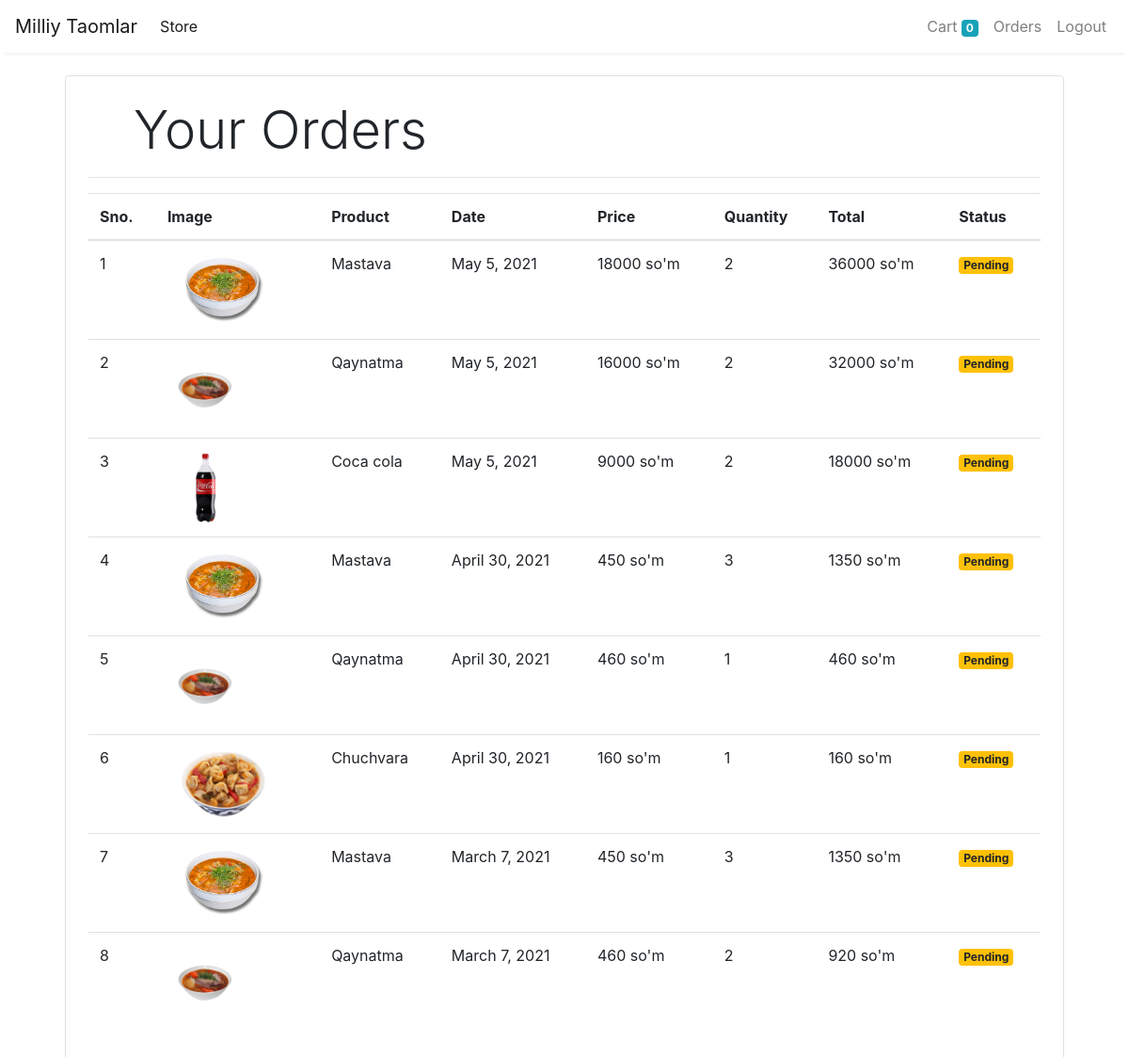
Screenshot of /orders (signed in) with the database file from the repository.
### store/models/orders.py (models this page shows, shortened)
class Order(models.Model):
    product = models.ForeignKey(Product,
                                on_delete=models.CASCADE)
    customer = models.ForeignKey(Customer,
                                 on_delete=models.CASCADE)
    quantity = models.IntegerField(default=1)
    price = models.IntegerField()
    address = models.CharField(max_length=50, default='', blank=True)
    phone = models.CharField(max_length=50, default='', blank=True)
    date = models.DateField(default=datetime.datetime.today)
    status = models.BooleanField(default=False)
    @staticmethod
    def get_orders_by_customer(customer_id):
        return Order.objects.filter(customer=customer_id).order_by('-date')

### store/models/product.py (models this page shows, shortened)
class Product(models.Model):
    name = models.CharField(max_length=50)
    price = models.IntegerField(default=0)
    category = models.ForeignKey(Category, on_delete=models.CASCADE, default=1)
    description = models.CharField(max_length=200, default='' , null=True , blank=True)
    image = models.ImageField(upload_to='uploads/products/')

### store/middlewares/auth.py (the view)
    def middleware(request):
        print(request.session.get('customer'))
        returnUrl = request.META['PATH_INFO']
        print(request.META['PATH_INFO'])
        if not request.session.get('customer'):
           return redirect(f'login?return_url={returnUrl}')
        response = get_response(request)
        return response

### store/templatetags/custom_filter.py (called while the page is built)
@register.filter(name='currency')
def currency(number):
    return " "+str(number)+" so'm"

@register.filter(name='multiply')
def multiply(number , number1):
    return number * number1

### store/views/orders.py (called while the page is built)
    def get(self , request ):
        customer = request.session.get('customer')
        orders = Order.get_orders_by_customer(customer)
        print(orders)
        return render(request , 'orders.html'  , {'orders' : orders})

### store/templates/orders.html
{% extends 'base.html' %}
{% block content %}
{% load cart %}
{% load custom_filter %}
<div class="container">
   <div class="border rounded p-4 m-4">
        <p class="display-4 pl-4 ml-4">Your Orders</p>
        <hr>
        <table class="table">
            <thead>
                <tr>
                    <th>Sno.</th>
                    <th>Image</th>
                    <th>Product</th>
                    <th>Date</th>
                    <th>Price</th>
                    <th>Quantity</th>
                    <th>Total</th>
                    <th>Status</th>
                </tr>
            </thead>
            <tbody>
                {% for order in orders %}
                <tr>
                    <td>{{forloop.counter}}</td>
                    <td><img style="height: 80px;" class="rounded-circle" src="{{order.product.image.url}}" alt=""></td>
                    <td>{{order.product.name}}</td>
                    <td>{{order.date}}</td>
                    <td>{{order.price|currency}}</td>
                    <td>{{order.quantity}}</td>
                    <td>{{order.quantity|multiply:order.price|currency}}</td>
                    {% if order.status %}
                    <td><small class="badge badge-success">Completed</small></td>
                    {%else%}
                    <td><small class="badge badge-warning">Pending</small></td>
                    {% endif %}
                </tr>
                {% endfor %}
            </tbody>
        </table>
   </div>
</div>
{% endblock %}

### store/templates/base.html (shortened to what this page needs)
<!doctype html>
<html lang="en">
<head>
  <link rel="stylesheet" href="https://maxcdn.bootstrapcdn.com/bootstrap/4.0.0/css/bootstrap.min.css"
>
</head>
<body>
  <nav class="one-edge-shadow
  sticky-top navbar
  navbar-expand-lg
   navbar-light bg-white">
    <a class="navbar-brand" href="/">Milliy Taomlar</a>
    <div class="collapse navbar-collapse" id="navbarSupportedContent">
      <ul class="navbar-nav mr-auto">
        <li class="nav-item active">
          <a class="nav-link" href="/store">Store <span class="sr-only">(current)</span></a>
        </li>
      </ul>
      <ul class=" navbar-nav my-2 my-lg-0">
        <li class="nav-item ">
          <a class="nav-link" href="/cart">Cart
            <span class="badge badge-info">{{request.session.cart.keys|length}}</span>
            <span class="sr-only">(current)</span></a>
        </li>
        {% if request.session.customer %}
        <li class="nav-item ">
          <a class="nav-link" href="/orders">Orders<span class="sr-only">(current)</span></a>
        </li>
        <li class="nav-item ">
          <a class="nav-link" href="/logout">Logout<span class="sr-only">(current)</span></a>
        </li>
        {% endif %}
      </ul>
    </div>
  </nav>
    {% block content %}{% endblock %}
</body>
</html>

### store/templates/base.html (style rules this page uses)
nav { background-color: white; }
.one-edge-shadow { box-shadow: 0 8px 2px -5px rgb(246, 245, 245); }

### rows the page displays
Order: product.image (picture), product.name "Mastava", date "May 5, 2021", price "18000 so'm", quantity "2", quantity|multiply "36000 so'm", status "Pending"
Order: product.image (picture), product.name "Qaynatma", date "May 5, 2021", price "16000 so'm", quantity "2", quantity|multiply "32000 so'm", status "Pending"
Order: product.image (picture), product.name "Coca cola", date "May 5, 2021", price "9000 so'm", quantity "2", quantity|multiply "18000 so'm", status "Pending"
Order: product.image (picture), product.name "Mastava", date "April 30, 2021", price "450 so'm", quantity "3", quantity|multiply "1350 so'm", status "Pending"
Order: product.image (picture), product.name "Qaynatma", date "April 30, 2021", price "460 so'm", quantity "1", quantity|multiply "460 so'm", status "Pending"
Order: product.image (picture), product.name "Chuchvara", date "April 30, 2021", price "160 so'm", quantity "1", quantity|multiply "160 so'm", status "Pending"
Order: product.image (picture), product.name "Mastava", date "March 7, 2021", price "450 so'm", quantity "3", quantity|multiply "1350 so'm", status "Pending"
Order: product.image (picture), product.name "Qaynatma", date "March 7, 2021", price "460 so'm", quantity "2", quantity|multiply "920 so'm", status "Pending"

### other values shown
{{ request.session.cart.keys|length }} "0"
